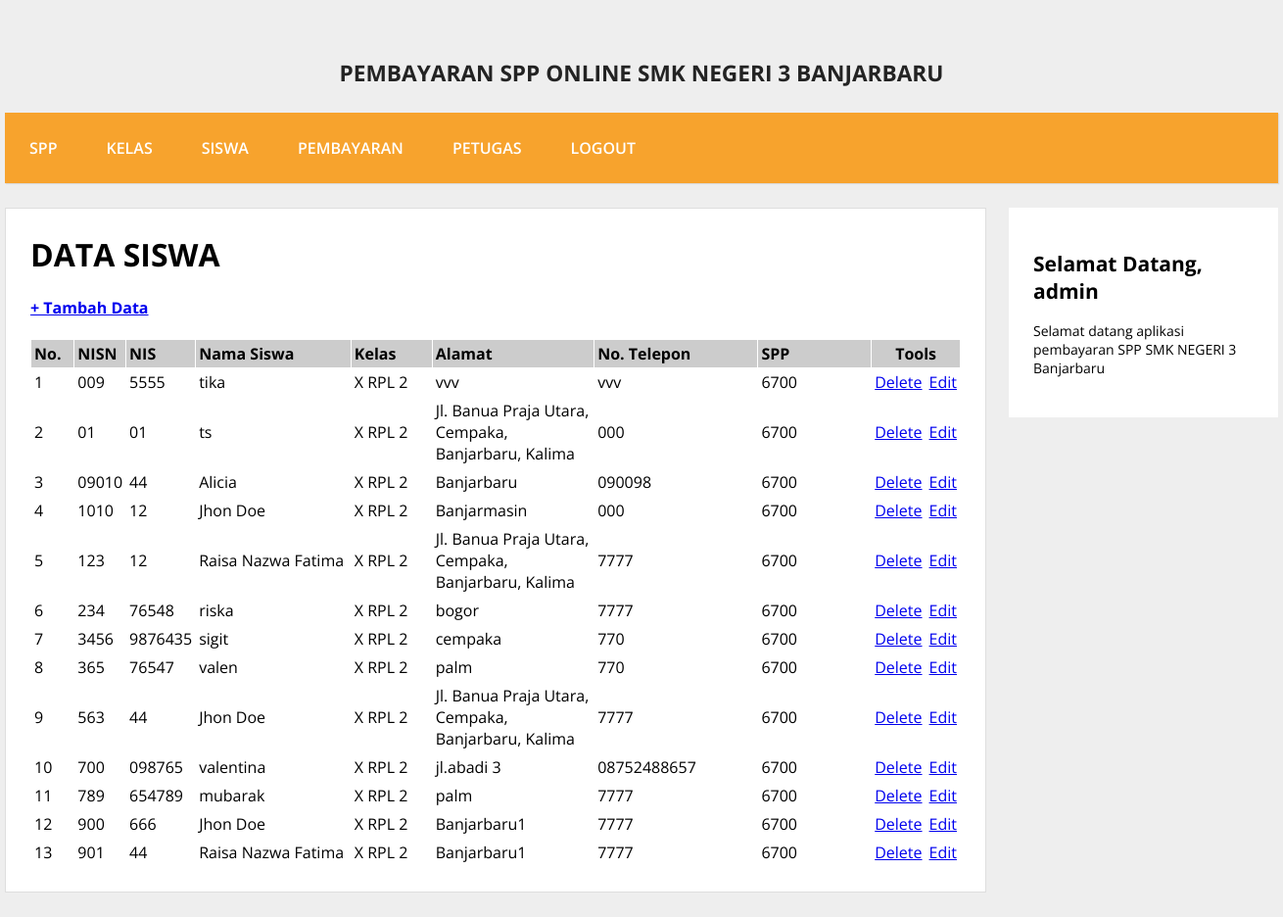
The app's page /admin/halaman_admin.php?open=data_siswa (signed in) with its own data.
### tables this page shows
CREATE TABLE `siswa` (
  `nisn` varchar(10) NOT NULL,
  `nis` varchar(8) NOT NULL,
  `nama` varchar(35) NOT NULL,
  `id_kelas` varchar(11) NOT NULL,
  `alamat` text NOT NULL,
  `no_telp` varchar(15) NOT NULL,
  `id_spp` varchar(5) NOT NULL
);

CREATE TABLE `kelas` (
  `id_kelas` varchar(5) NOT NULL,
  `nama_kelas` varchar(10) NOT NULL,
  `kompetensi_keahlian` varchar(30) NOT NULL
);

CREATE TABLE `spp` (
  `id_spp` varchar(5) NOT NULL,
  `tahun` int(4) NOT NULL,
  `nominal` int(10) NOT NULL
);

### admin/data_siswa.php (the view)
<?php
include_once "../src/koneksi.php";
?>
<h1><b>DATA SISWA </b></h1>
<h4> <a href="?open=tambah_siswa">+ Tambah Data</a> </h3>
<table cellspacing="1" cellpadding="3">
<tr>
    <td width="5%" bgcolor="#CCCCCC"><b>No.</b></td>
    <td width="5%" bgcolor="#CCCCCC"><b>NISN</b></td>
    <td width="5%" bgcolor="#CCCCCC"><b>NIS</b></td>
    <td width="20%" bgcolor="#CCCCCC"><b>Nama Siswa </b></td>
    <td width="10%" bgcolor="#CCCCCC"><b>Kelas</b></td>
    <td width="20%" bgcolor="#CCCCCC"><b>Alamat</b></td>
    <td width="20%" bgcolor="#CCCCCC"><b>No. Telepon</b></td>
    <td width="30%" bgcolor="#CCCCCC"><b>SPP</b></td>
    <td colspan="2" align="center" bgcolor="#CCCCCC"><b>Tools</b></td>
</tr>
<?php
$sql = mysqli_query($koneksi, "SELECT * FROM kelas JOIN siswa
    on kelas.id_kelas = siswa.id_kelas JOIN spp on siswa.id_spp = spp.id_spp");
$nomor = 0;
while ($data = mysqli_fetch_array($sql)) {
    $nomor++;
?>
<tr>
    <td> <?php echo $nomor; ?> </td>
    <td> <?php echo $data['nisn']; ?> </td>
    <td> <?php echo $data['nis']; ?> </td>
    <td> <?php echo $data['nama']; ?> </td>
    <td> <?php echo $data['nama_kelas']; ?> </td>
    <td> <?php echo $data['alamat']; ?> </td>
    <td> <?php echo $data['no_telp']; ?> </td>
    <td> <?php echo $data['nominal']; ?> </td>
    <td width="9%" align="center"><a href="?open=hapus_siswa&nisn=<?php echo $data['nisn']; ?>"
        target="_self" onclick="return confirm('YAKIN INGIN MENGHAPUS DATA SISWA INI ... ?')"> Delete</a></td>
    <td width="9%" align="center"><a href="?open=edit_siswa&nisn=<?php echo $data['nisn']; ?>"
        target="_self">Edit</a></td>
</tr>
<?php } ?>
</table>

### src/style.css (style rules this page uses)
body { background:#eee; margin:0; font-family:'Open Sans', sans-serif; }
.conteudo h1 { margin-top:0; }

### records on screen
siswa: nisn "009", nis "5555", nama "tika", id_kelas.nama_kelas "X RPL 2", alamat "vvv", no_telp "vvv", id_spp.nominal "6700"
siswa: nisn "01", nis "01", nama "ts", id_kelas.nama_kelas "X RPL 2", alamat "Jl. Banua Praja Utara, Cempaka, Banjarbaru, Kalima", no_telp "000", id_spp.nominal "6700"
siswa: nisn "09010", nis "44", nama "Alicia", id_kelas.nama_kelas "X RPL 2", alamat "Banjarbaru", no_telp "090098", id_spp.nominal "6700"
siswa: nisn "1010", nis "12", nama "Jhon Doe", id_kelas.nama_kelas "X RPL 2", alamat "Banjarmasin", no_telp "000", id_spp.nominal "6700"
siswa: nisn "123", nis "12", nama "Raisa Nazwa Fatima", id_kelas.nama_kelas "X RPL 2", alamat "Jl. Banua Praja Utara, Cempaka, Banjarbaru, Kalima", no_telp "7777", id_spp.nominal "6700"
siswa: nisn "234", nis "76548", nama "riska", id_kelas.nama_kelas "X RPL 2", alamat "bogor", no_telp "7777", id_spp.nominal "6700"
siswa: nisn "3456", nis "9876435", nama "sigit", id_kelas.nama_kelas "X RPL 2", alamat "cempaka", no_telp "770", id_spp.nominal "6700"
siswa: nisn "365", nis "76547", nama "valen", id_kelas.nama_kelas "X RPL 2", alamat "palm", no_telp "770", id_spp.nominal "6700"
siswa: nisn "563", nis "44", nama "Jhon Doe", id_kelas.nama_kelas "X RPL 2", alamat "Jl. Banua Praja Utara, Cempaka, Banjarbaru, Kalima", no_telp "7777", id_spp.nominal "6700"
siswa: nisn "700", nis "098765", nama "valentina", id_kelas.nama_kelas "X RPL 2", alamat "jl.abadi 3", no_telp "08752488657", id_spp.nominal "6700"
siswa: nisn "789", nis "654789", nama "mubarak", id_kelas.nama_kelas "X RPL 2", alamat "palm", no_telp "7777", id_spp.nominal "6700"
siswa: nisn "900", nis "666", nama "Jhon Doe", id_kelas.nama_kelas "X RPL 2", alamat "Banjarbaru1", no_telp "7777", id_spp.nominal "6700"
siswa: nisn "901", nis "44", nama "Raisa Nazwa Fatima", id_kelas.nama_kelas "X RPL 2", alamat "Banjarbaru1", no_telp "7777", id_spp.nominal "6700"

### other values on screen
$_SESSION['username'] "admin"
